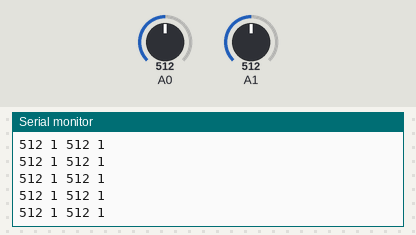
A sketch run on a simulated Arduino Uno, built with avr-gcc and run on an emulated ATmega328P. Shown: the last lines printed to the serial monitor. Inputs (shaded band) come from the test bench; at power-on: A0 = 512, A1 = 512.

Above: at 1.2 s.
1.3 s: A0 set to 105
At 1.9 s:
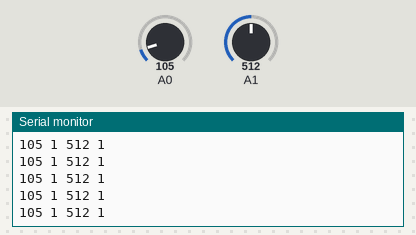
4.3 s: A0 set to 91
At 5.1 s:
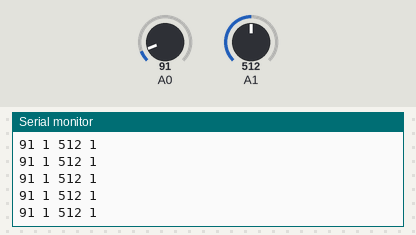
11.8 s: A1 set to 988
At 12.5 s:
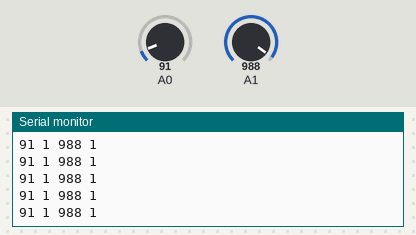
13.3 s: A1 set to 1013
At 14.2 s:
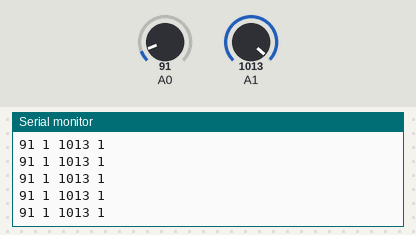
Timing chart, 0 to 15.8 s (numbered marks = the images above; inputs shaded):
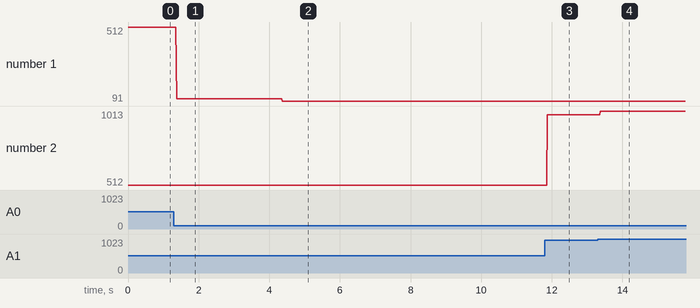

The sketch:

touchSensorBackup.ino
```cpp
int touched[2]; //bool array checks if each sensor is activated
const int numFing = 2; //easy to change number of fingers

void setup() {
  //Average set serial to 9600
  Serial.begin(9600);
}

void loop() {
  //For loop checks if fingers are activated
  for (int j = 0; j < numFing; j++){
    touched[j] = analogRead(j);
  }
  //Writes out the flexAmp amount
  for (int i = 0; i < numFing; i++){
    if (touched[i] >= 10){
      Serial.print(touched[i]); Serial.print(" "); Serial.print("1"); Serial.print(" ");
    }
    else{
      Serial.print("0"); Serial.print(" "); Serial.print("0"); Serial.print(" ");
    }
  }
  Serial.println(" ");

  delay(1); //small delay
}
```

Measured:
- after the input at 1.3 s, the serial monitor: prints a new line after 0.07 s (image 1)
- after the input at 4.3 s, the serial monitor: prints a new line after 0.07 s (image 2)
- after the input at 11.8 s, the serial monitor: prints a new line after 0.07 s (image 3)
- after the input at 13.3 s, the serial monitor: prints a new line after 0.07 s (image 4)
- plotted number 1: 512 → 105 after the input at 1.3 s, 105 → 91 after the input at 4.3 s
- plotted number 2: 512 → 988 after the input at 11.8 s, 988 → 1013 after the input at 13.3 s
